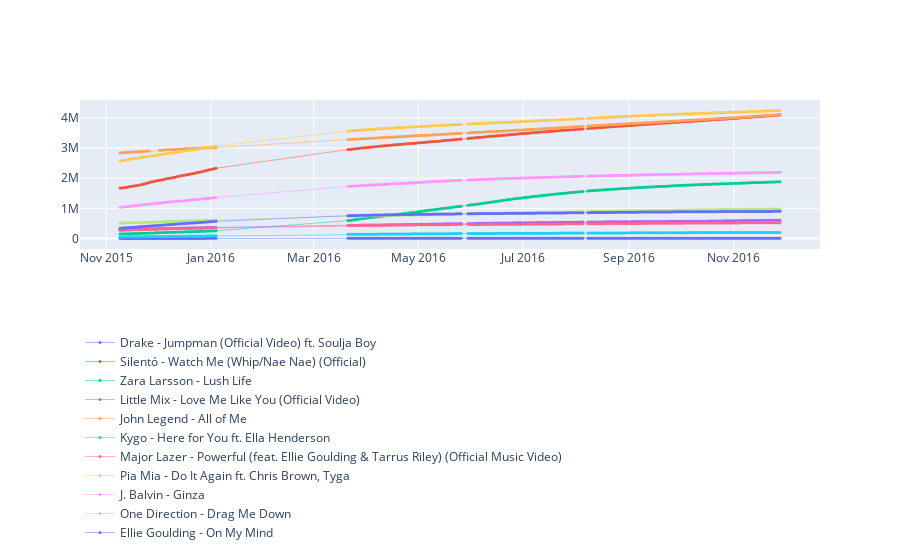
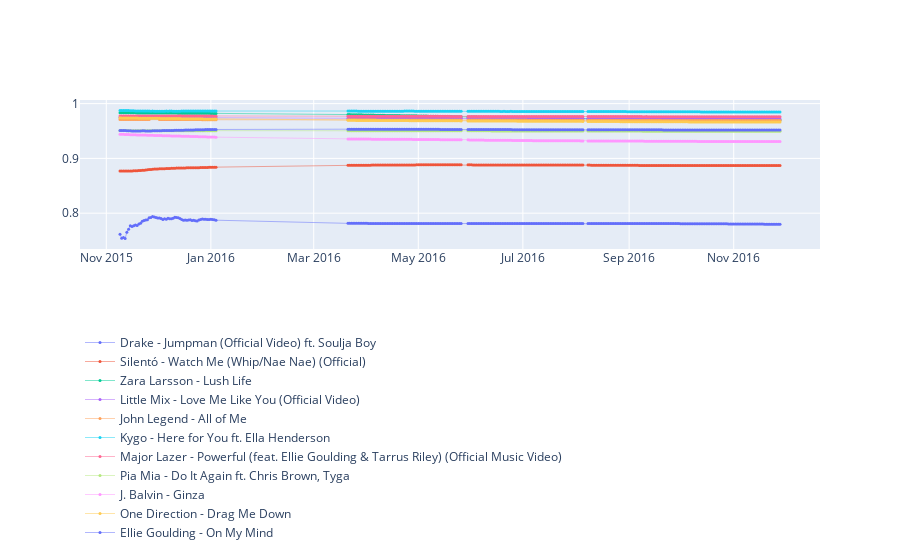

Here is the notebook cell these charts were saved with, in order:
### Markdown cell above
## Assignment 1 - Cascading effects

include:
- plot
- code explanation

Read the material in Chapter 16 on cascading effects. Plot the difference between the number of likes and dislikes for several songs.

Do you think we observe cascading effects? Is there a difference between songs that are already popular (in the top-100) and those that are not (megahit or alarmschijf)?. The model in Chapter 16 in its pure form cannot be applied to music preferences. Why not? Can you modify the model accordingly? Can you quantify cascading effects in this setting?

There is no one right answer right to this question, and the answer may depend on a particular song. Make your conclusions based on your data and present clear arguments.

# TODO explain drake jumpman

### Code cell
#TODO plot likes vs dislikes for several songs categorizeb by popularity
#TODO why cant the ch 16 model bot be applied to songs (int vs bool)
#TODO change model to work for songs
#TODO quantify cascading effect
#TODO comment code
#TODO pretty graphs

def find_songs(dataframe,mode='relative_likes'):
    dt_songs = {}
    
    for index, row in dataframe.iterrows():
        y_id = row['song']
        if mode=='relative_likes':
            data = int(row['likes'])-int(row['dislikes'])
        elif mode=='like_ratio':
            data = int(row['likes'])/int(row['votes'])
        else:
            data = int(row[mode])
        date_data_recorded = row['timestamp']
        if y_id not in dt_songs.keys():
            dt_songs[y_id] = [[data],[date_data_recorded]]
        else:
            dt_songs[y_id][0].append(data)
            dt_songs[y_id][1].append(date_data_recorded)
                        
    return(dt_songs)
     
def draw_linechart(figure,dt_data,**kwargs):
    for song, data in dt_data.items():
        kwargs['y'] = data[0]
        kwargs['x'] = data[1]
        kwargs['name']=song
        figure.add_trace(go.Scatter(kwargs,mode='markers+lines',line={'width':0.5},marker={'size':3}))
    
def get_n_songs(data,n):
    return data[data.song.isin(data.song.sample(n=n))]
    
data_set = pd.concat([get_n_songs(data_youtube100,n=10),data_youtube100[data_youtube100.song.str.contains('Drake - Jumpman')]] )

data1 = find_songs(data_set,mode='relative_likes')
figure = go.Figure()
draw_linechart(figure,data1)
figure.update_layout(legend=dict(x=0, y=-2))
figure.show()

data2 = find_songs(data_set,mode='like_ratio')
figure2 = go.Figure()
draw_linechart(figure2,data2)
figure2.update_layout(legend=dict(x=0, y=-2))
figure2.show()

### Figure 1 — Plotly figure (JSON) as saved in the notebook; plotly's stock layout.template omitted (floating-point values rounded to 4 significant figures; data arrays with more than 128 entries replaced by an {"elided": "..."} marker saying what was removed)
{"data": [{"line": {"width": 0.5}, "marker": {"size": 3}, "mode": "markers+lines", "name": "Drake - Jumpman (Official Video) ft. Soulja Boy", "type": "scatter", "x": {"elided": "305 str values"}, "y": {"elided": "305 int values"}}, {"line": {"width": 0.5}, "marker": {"size": 3}, "mode": "markers+lines", "name": "Silentó - Watch Me (Whip/Nae Nae) (Official)", "type": "scatter", "x": {"elided": "305 str values"}, "y": {"elided": "305 int values"}}, {"line": {"width": 0.5}, "marker": {"size": 3}, "mode": "markers+lines", "name": "Zara Larsson - Lush Life", "type": "scatter", "x": {"elided": "305 str values"}, "y": {"elided": "305 int values"}}, {"line": {"width": 0.5}, "marker": {"size": 3}, "mode": "markers+lines", "name": "Little Mix - Love Me Like You (Official Video)", "type": "scatter", "x": {"elided": "305 str values"}, "y": {"elided": "305 int values"}}, {"line": {"width": 0.5}, "marker": {"size": 3}, "mode": "markers+lines", "name": "John Legend - All of Me", "type": "scatter", "x": {"elided": "300 str values"}, "y": {"elided": "300 int values"}}, {"line": {"width": 0.5}, "marker": {"size": 3}, "mode": "markers+lines", "name": "Kygo - Here for You ft. Ella Henderson", "type": "scatter", "x": {"elided": "305 str values"}, "y": {"elided": "305 int values"}}, {"line": {"width": 0.5}, "marker": {"size": 3}, "mode": "markers+lines", "name": "Major Lazer - Powerful (feat. Ellie Goulding & Tarrus Riley) (Official Music Video)", "type": "scatter", "x": {"elided": "305 str values"}, "y": {"elided": "305 int values"}}, {"line": {"width": 0.5}, "marker": {"size": 3}, "mode": "markers+lines", "name": "Pia Mia - Do It Again ft. Chris Brown, Tyga", "type": "scatter", "x": {"elided": "305 str values"}, "y": {"elided": "305 int values"}}, {"line": {"width": 0.5}, "marker": {"size": 3}, "mode": "markers+lines", "name": "J. Balvin - Ginza", "type": "scatter", "x": {"elided": "305 str values"}, "y": {"elided": "305 int values"}}, {"line": {"width": 0.5}, "marker": {"size": 3}, "mode": "markers+lines", "name": "One Direction - Drag Me Down", "type": "scatter", "x": {"elided": "305 str values"}, "y": {"elided": "305 int values"}}, {"line": {"width": 0.5}, "marker": {"size": 3}, "mode": "markers+lines", "name": "Ellie Goulding - On My Mind", "type": "scatter", "x": {"elided": "305 str values"}, "y": {"elided": "305 int values"}}], "layout": {"legend": {"x": 0, "y": -2}}}

### Figure 2 — Plotly figure (JSON) as saved in the notebook; plotly's stock layout.template omitted (floating-point values rounded to 4 significant figures; data arrays with more than 128 entries replaced by an {"elided": "..."} marker saying what was removed)
{"data": [{"line": {"width": 0.5}, "marker": {"size": 3}, "mode": "markers+lines", "name": "Drake - Jumpman (Official Video) ft. Soulja Boy", "type": "scatter", "x": {"elided": "305 str values"}, "y": {"elided": "305 float values"}}, {"line": {"width": 0.5}, "marker": {"size": 3}, "mode": "markers+lines", "name": "Silentó - Watch Me (Whip/Nae Nae) (Official)", "type": "scatter", "x": {"elided": "305 str values"}, "y": {"elided": "305 float values"}}, {"line": {"width": 0.5}, "marker": {"size": 3}, "mode": "markers+lines", "name": "Zara Larsson - Lush Life", "type": "scatter", "x": {"elided": "305 str values"}, "y": {"elided": "305 float values"}}, {"line": {"width": 0.5}, "marker": {"size": 3}, "mode": "markers+lines", "name": "Little Mix - Love Me Like You (Official Video)", "type": "scatter", "x": {"elided": "305 str values"}, "y": {"elided": "305 float values"}}, {"line": {"width": 0.5}, "marker": {"size": 3}, "mode": "markers+lines", "name": "John Legend - All of Me", "type": "scatter", "x": {"elided": "300 str values"}, "y": {"elided": "300 float values"}}, {"line": {"width": 0.5}, "marker": {"size": 3}, "mode": "markers+lines", "name": "Kygo - Here for You ft. Ella Henderson", "type": "scatter", "x": {"elided": "305 str values"}, "y": {"elided": "305 float values"}}, {"line": {"width": 0.5}, "marker": {"size": 3}, "mode": "markers+lines", "name": "Major Lazer - Powerful (feat. Ellie Goulding & Tarrus Riley) (Official Music Video)", "type": "scatter", "x": {"elided": "305 str values"}, "y": {"elided": "305 float values"}}, {"line": {"width": 0.5}, "marker": {"size": 3}, "mode": "markers+lines", "name": "Pia Mia - Do It Again ft. Chris Brown, Tyga", "type": "scatter", "x": {"elided": "305 str values"}, "y": {"elided": "305 float values"}}, {"line": {"width": 0.5}, "marker": {"size": 3}, "mode": "markers+lines", "name": "J. Balvin - Ginza", "type": "scatter", "x": {"elided": "305 str values"}, "y": {"elided": "305 float values"}}, {"line": {"width": 0.5}, "marker": {"size": 3}, "mode": "markers+lines", "name": "One Direction - Drag Me Down", "type": "scatter", "x": {"elided": "305 str values"}, "y": {"elided": "305 float values"}}, {"line": {"width": 0.5}, "marker": {"size": 3}, "mode": "markers+lines", "name": "Ellie Goulding - On My Mind", "type": "scatter", "x": {"elided": "305 str values"}, "y": {"elided": "305 float values"}}], "layout": {"legend": {"x": 0, "y": -2}}}
